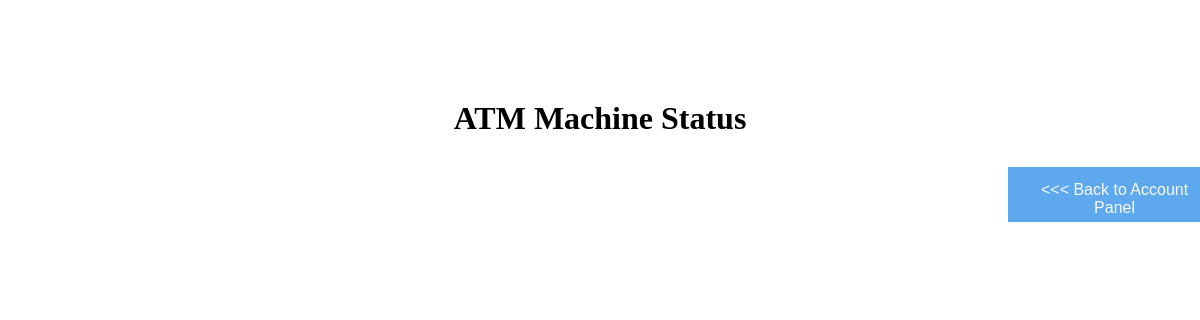
/atm-status/ (signed in), run on an earlier commit of the app's database.
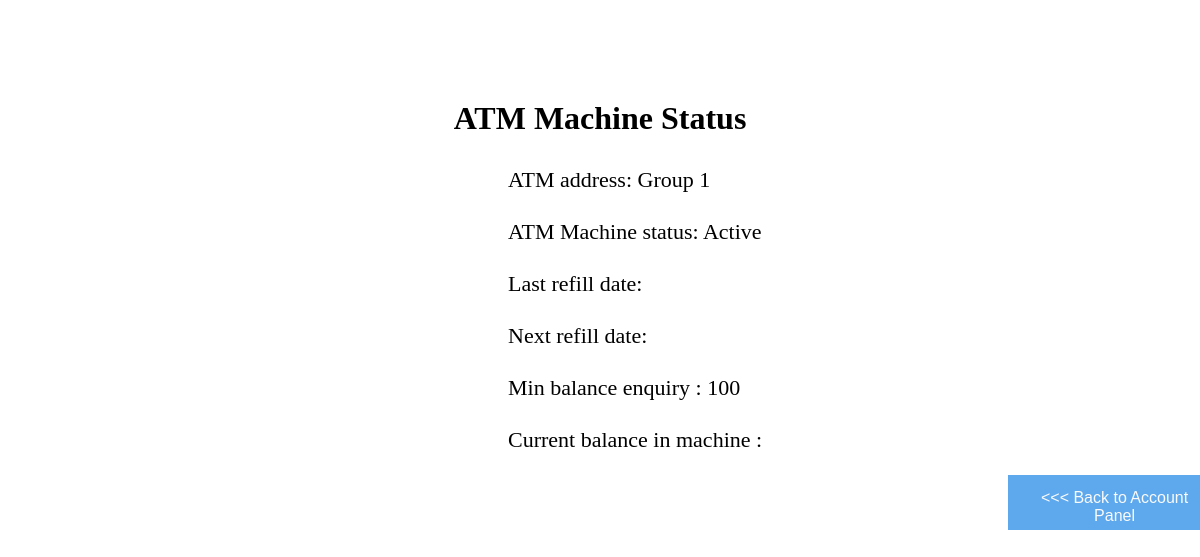
And on a later commit of the database.
### ATM/models.py (models this page shows, shortened)
class ATM_Machine(models.Model):
    atm_uid = models.PositiveIntegerField(primary_key=True)
    address = models.CharField(max_length=30,default='Group 1')
    status =  models.CharField(max_length=30,default='Active')
    balance = models.PositiveIntegerField()
    min_enquiry = models.PositiveIntegerField()
    last_refill = models.DateField()
    next_refill = models.DateField()

### ATM/views.py (the view)
# urls.py: path('atm-status/', views.atm_status),
@login_required(login_url='login')
def atm_status(request):
    atm = ATM_Machine.objects.all();
    context = {'atm':atm}
    return render(request, 'atm-status.html', context)

### ATM/templates/atm-status.html (shortened to what this page needs)
<h1 style="text-align: center; margin-top:100px;"">ATM Machine Status</h1>
<div id="atm-info">
    <p>
        {% for data in atm %}
            ATM address: {{ data.address }}
            <br><br>
            ATM Machine status: {{data.status}}
            <br><br>
            Last refill date: {{ data.atm_last_refill }}
            <br><br>
            Next refill date: {{ data.atm_next_refill }}
            <br><br>
            Min balance enquiry : {{ data.min_enquiry }}
            <br><br>
            Current balance in machine : {{ data.atm_balance }}
        {% endfor %}
        </div>
        <button id="account-panel-btn" onclick="location.href = '/admin-account-panel'">&lt&lt&lt Back to Account
            Panel</button>

What changed in the data, as far as the page shows it:
added ATM_Machine: address "Group 1", status "Active", min_enquiry "100"
